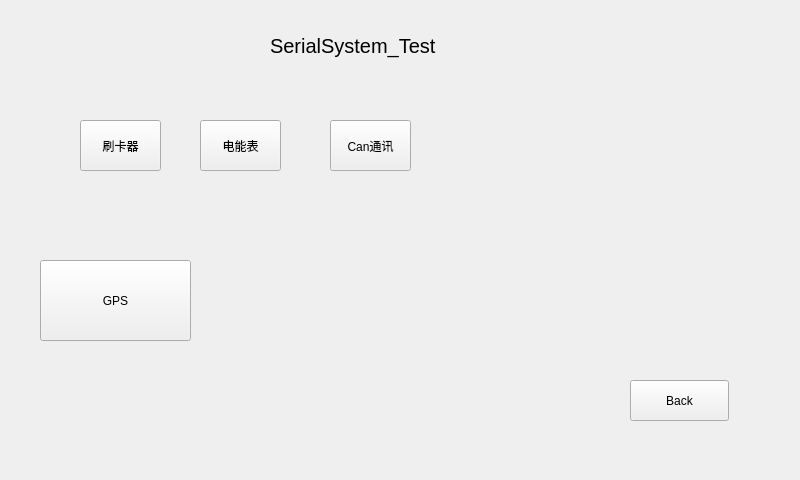
<?xml version="1.0" encoding="UTF-8"?>
<ui version="4.0">
 <class>test_Manual</class>
 <widget class="QWidget" name="test_Manual">
  <property name="geometry">
   <rect>
    <x>0</x>
    <y>0</y>
    <width>800</width>
    <height>480</height>
   </rect>
  </property>
  <property name="windowTitle">
   <string>Form</string>
  </property>
  <property name="styleSheet">
   <string notr="true"/>
  </property>
  <widget class="QWidget" name="layoutWidget">
   <property name="geometry">
    <rect>
     <x>40</x>
     <y>260</y>
     <width>151</width>
     <height>81</height>
    </rect>
   </property>
   <layout class="QGridLayout" name="gridLayout_3">
    <item row="3" column="2">
     <widget class="QPushButton" name="GPS_but">
      <property name="sizePolicy">
       <sizepolicy hsizetype="Minimum" vsizetype="Expanding">
        <horstretch>0</horstretch>
        <verstretch>0</verstretch>
       </sizepolicy>
      </property>
      <property name="maximumSize">
       <size>
        <width>649</width>
        <height>16777215</height>
       </size>
      </property>
      <property name="styleSheet">
       <string notr="true">background-image:url()</string>
      </property>
      <property name="text">
       <string>GPS</string>
      </property>
     </widget>
    </item>
   </layout>
  </widget>
  <widget class="QPushButton" name="back_but">
   <property name="geometry">
    <rect>
     <x>630</x>
     <y>380</y>
     <width>99</width>
     <height>41</height>
    </rect>
   </property>
   <property name="styleSheet">
    <string notr="true">background-image:url()</string>
   </property>
   <property name="text">
    <string>Back</string>
   </property>
  </widget>
  <widget class="QPushButton" name="Card_but">
   <property name="geometry">
    <rect>
     <x>80</x>
     <y>120</y>
     <width>81</width>
     <height>51</height>
    </rect>
   </property>
   <property name="sizePolicy">
    <sizepolicy hsizetype="Minimum" vsizetype="Expanding">
     <horstretch>0</horstretch>
     <verstretch>0</verstretch>
    </sizepolicy>
   </property>
   <property name="maximumSize">
    <size>
     <width>649</width>
     <height>16777215</height>
    </size>
   </property>
   <property name="styleSheet">
    <string notr="true">background-image:url()</string>
   </property>
   <property name="text">
    <string>刷卡器</string>
   </property>
  </widget>
  <widget class="QPushButton" name="Emeter_but">
   <property name="geometry">
    <rect>
     <x>200</x>
     <y>120</y>
     <width>81</width>
     <height>51</height>
    </rect>
   </property>
   <property name="sizePolicy">
    <sizepolicy hsizetype="Minimum" vsizetype="Expanding">
     <horstretch>0</horstretch>
     <verstretch>0</verstretch>
    </sizepolicy>
   </property>
   <property name="maximumSize">
    <size>
     <width>649</width>
     <height>16777215</height>
    </size>
   </property>
   <property name="styleSheet">
    <string notr="true">background-image:url()</string>
   </property>
   <property name="text">
    <string>电能表</string>
   </property>
  </widget>
  <widget class="QLabel" name="label">
   <property name="geometry">
    <rect>
     <x>270</x>
     <y>20</y>
     <width>171</width>
     <height>51</height>
    </rect>
   </property>
   <property name="font">
    <font>
     <pointsize>15</pointsize>
    </font>
   </property>
   <property name="styleSheet">
    <string notr="true">background-image:url()</string>
   </property>
   <property name="text">
    <string>SerialSystem_Test</string>
   </property>
  </widget>
  <widget class="QLabel" name="label_2">
   <property name="geometry">
    <rect>
     <x>610</x>
     <y>0</y>
     <width>191</width>
     <height>71</height>
    </rect>
   </property>
   <property name="styleSheet">
    <string notr="true">background-image: url(:/img/images/serial_logo.png)</string>
   </property>
   <property name="text">
    <string/>
   </property>
  </widget>
  <widget class="QPushButton" name="Canbus_but">
   <property name="geometry">
    <rect>
     <x>330</x>
     <y>120</y>
     <width>81</width>
     <height>51</height>
    </rect>
   </property>
   <property name="sizePolicy">
    <sizepolicy hsizetype="Minimum" vsizetype="Expanding">
     <horstretch>0</horstretch>
     <verstretch>0</verstretch>
    </sizepolicy>
   </property>
   <property name="maximumSize">
    <size>
     <width>649</width>
     <height>16777215</height>
    </size>
   </property>
   <property name="styleSheet">
    <string notr="true">background-image:url()</string>
   </property>
   <property name="text">
    <string>Can通讯</string>
   </property>
  </widget>
 </widget>
 <resources/>
 <connections/>
</ui>
